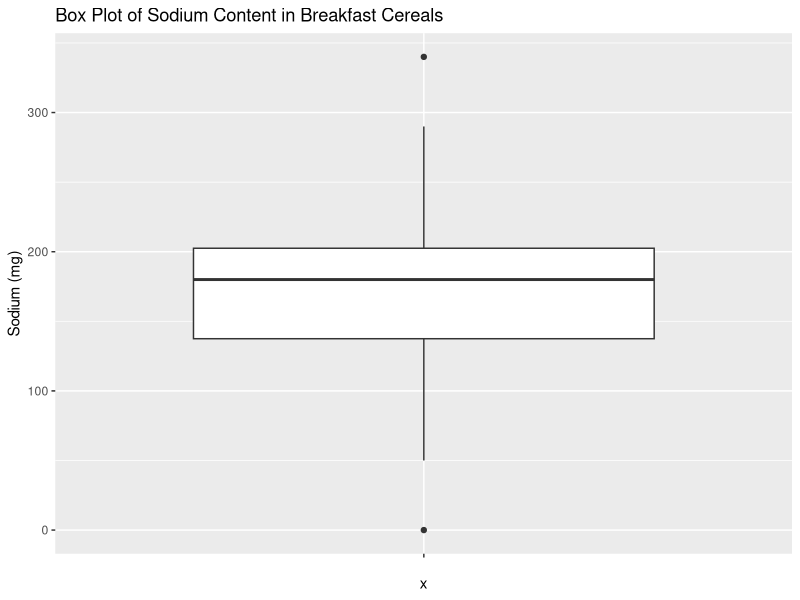
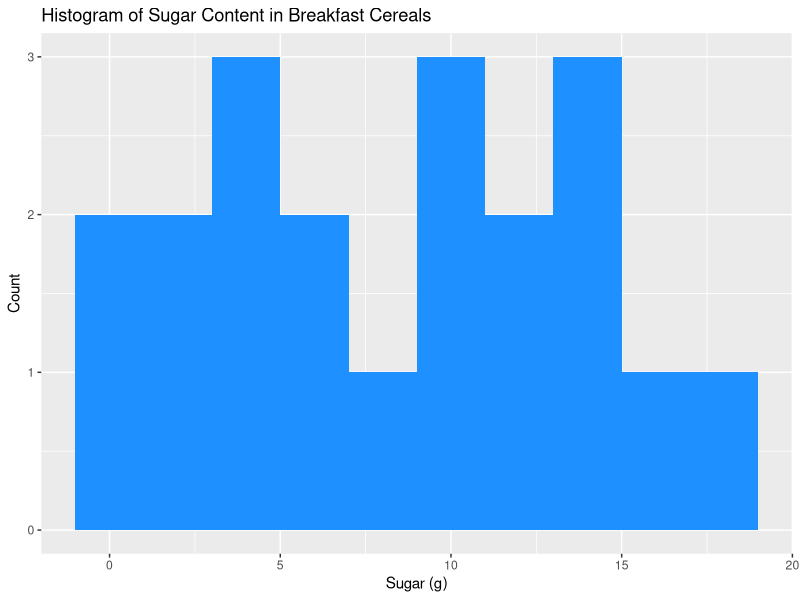
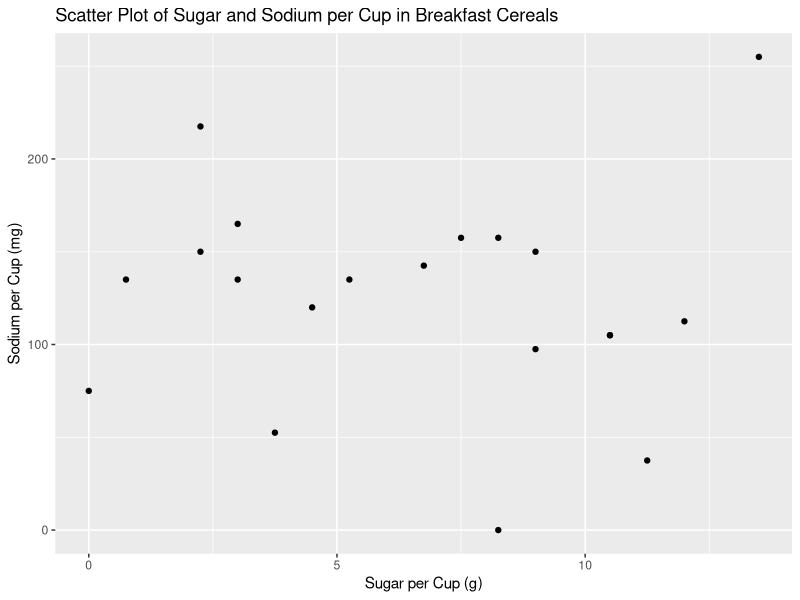
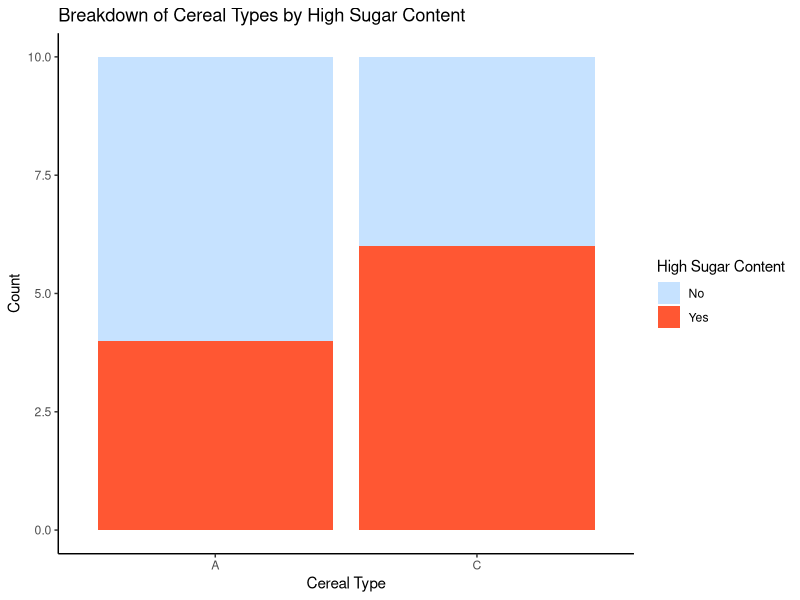

Recreate these plots in R, in order.
## ---- chunk 1
#| label: setup
#| warning: false

library(tidyverse)
library(ggplot2)
library(readxl)
library(ggrepel)
library(here)

knitr::opts_chunk$set(echo = TRUE, warning=FALSE, message=FALSE)
## ---- chunk 2
data <- read_csv("_data/cereal.csv")
## ---- chunk 3
dim(data)
## ---- chunk 4
colnames(data)
## ---- chunk 5
head(data)
## ---- chunk 6
#Check for missing values
sum(is.na(data))
## ---- chunk 7
#renaming columns to lowercase and replace spaces with underscores:
names(data) <- tolower(names(data))
names(data) <- gsub(" ", "_", names(data))
head(data)
## ---- chunk 8
# create a new column for the total amount of sugar and sodium per serving
data <- data %>%
  mutate(sugar_per_cup = sugar * 0.75,  # Assuming 1 cup is 3/4 of a serving
         sodium_per_cup = sodium * 0.75)  # Assuming 1 cup is 3/4 of a serving
## ---- chunk 9
print(data)
## ---- chunk 10
ggplot(data, aes(x = "", y = sodium)) +
  geom_boxplot() +
  labs(title = "Box Plot of Sodium Content in Breakfast Cereals", y = "Sodium (mg)")

## ---- chunk 11
ggplot(data, aes(x = sugar)) +
  geom_histogram(binwidth = 2, fill = "dodgerblue") +
  labs(title = "Histogram of Sugar Content in Breakfast Cereals", x = "Sugar (g)", y = "Count")

## ---- chunk 12
ggplot(data, aes(x = sugar_per_cup, y = sodium_per_cup)) +
  geom_point() +
  labs(title = "Scatter Plot of Sugar and Sodium per Cup in Breakfast Cereals", x = "Sugar per Cup (g)", y = "Sodium per Cup (mg)")

## ---- chunk 13

data$HighSugar <- ifelse(data$sugar >= 10, "Yes", "No")
ggplot(data, aes(x = type, fill = HighSugar)) +
  geom_bar() +
  labs(title = "Breakdown of Cereal Types by High Sugar Content", x = "Cereal Type", y = "Count") +
  scale_fill_manual(name = "High Sugar Content", values = c("Yes" = "#FF5733", "No" = "#C6E2FF")) +
  theme_classic()
